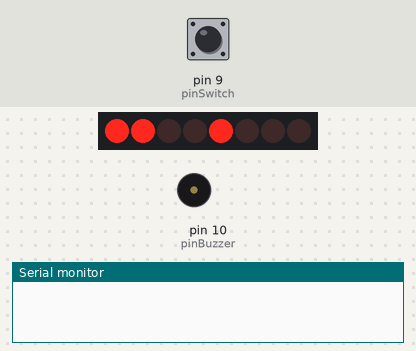
Simulated run of this sketch. Board: Arduino Uno, built with avr-gcc and run on an emulated ATmega328P. On the bench: 8 shift-register outputs drawn as a row of LEDs (first output left, lit = HIGH), buzzer (waves = sounding, pin HIGH), the last lines printed to the serial monitor. Wiring (inferred from the names in the program): shift register (74HC595): data pin 11; shift clock pin 12; latch pin 8. Wiring (inferred from the signals the program sends): row of LEDs: on Q0, Q1, Q2, Q3, Q4, Q5, Q6, Q7. The inputs (shaded band) are chosen by the test bench; at power-on: pin 9 (pinSwitch) LOW. Pins used as bus, display or sensor lines are not drawn.

Above: at 4.6 s.
4.7 s: pin 9 (pinSwitch) pulled HIGH for 0.15 s
At 5.8 s:
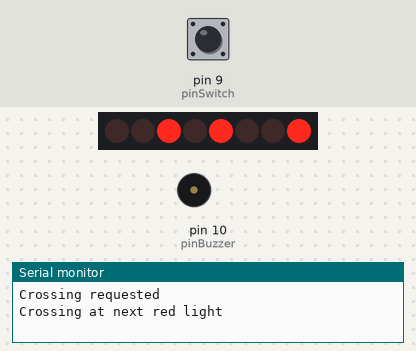
At 12.2 s:
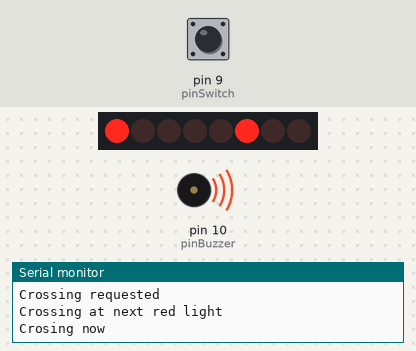
Timing chart, 0 to 37.0 s (numbered marks = the images above; inputs shaded):
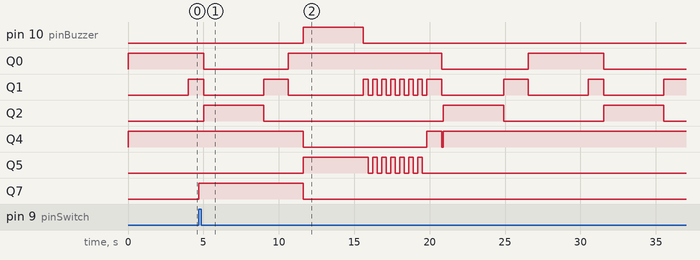

Measured:
- after the input at 4.7 s, pin 10 (pinBuzzer): LOW → HIGH after 6.9 s, → LOW 4.0 s later

The sketch:

traffic-lights3.ino
```cpp
/*
 * Traffic lights V3
 *
 * using a 595 shift register chip
 *
 *
 *
 */


//  Pins to use

int pinSwitch = 9;
int pinData = 11;
int pinClock = 12;
int pinLatch = 8;
int pinBuzzer = 10;

// LED bit values

int tred = 128;
int tyellow = 64;
int tgreen = 32;
int pred = 8;
int pgreen = 4;
int pwait = 1;


int lvalue = 255;

int stage1 = tred + pred;
int stage2 = tred + tyellow + pred;
int stage3 = tgreen + pred;
int stage4 = tyellow + pred;

int stopgo = 4000;
int steady = 1000;

int stage[4] = {stage1, stage2, stage3, stage4};
int times[4] = {stopgo, steady, stopgo, steady};

int flash = 300;      // flash interval for yellow
int brightness = 128;  // 0-255, the brightness of the LEDs

int walking = 4000;   // amount of time for pedestrian green light to be on
unsigned long endTime;              // holds the end time of the current state
unsigned long crossing = 61000;     // time to wait before another crossing
unsigned long crossperiod = 0;      // end time of current crossing embargo

int pbuttonState = 0;   // used to hold the state of the pedestrian button
int requested = 0;      // used to hold the state of crossing requests

int currentState = 0;   // this will hold the traffic light state
                        // 0 = stop
                        // 1 = stop but ready
                        // 2 = go
                        // 3 = ready to stop

int previousState = 99;  // values as above, initial value must be > 0


void setup() {
  // put your setup code here, to run once:

  pinMode(pinData, OUTPUT);
  pinMode(pinClock, OUTPUT);
  pinMode(pinLatch, OUTPUT);
  pinMode(pinSwitch, INPUT);
  pinMode(pinBuzzer, OUTPUT);

  digitalWrite(pinSwitch, LOW);

  digitalWrite(pinLatch, LOW);
  shiftOut(pinData, pinClock, LSBFIRST, lvalue);
  digitalWrite(pinLatch, HIGH);

  Serial.begin(9600);

}

void setLights(){
  if (requested > 0) lvalue = lvalue + 1;
  digitalWrite(pinLatch, LOW);
  shiftOut(pinData, pinClock, LSBFIRST, lvalue);
  digitalWrite(pinLatch, HIGH);
}

void crossnow(){
  Serial.println("Crosing now");
  lvalue = tred + pgreen;
  setLights();
  digitalWrite(pinBuzzer, HIGH);
  delay(walking);
  digitalWrite(pinBuzzer, LOW);
  Serial.println("Done crossing");
  requested = 0;
}

void loop() {

  pbuttonState = digitalRead(pinSwitch);

  if (pbuttonState & requested == 0) {
    Serial.println("Crossing requested");
    lvalue = lvalue + 1;
    setLights();
    if (currentState > 0) {
      requested = 1;
      Serial.println("Crossing at next red light");
    } else {
      Serial.println("Crossing delayed until next red light");
      requested = 2;
    }
  }

   switch (currentState) {

    case 0:
      if (currentState != previousState) {
        endTime = millis();
        previousState = currentState;
      }

      if ((stopgo + endTime) < millis()) {
        currentState = 1;
        previousState = 0;
      } else {
        lvalue = stage[currentState];
        setLights();
        if (requested == 1 & millis() > crossperiod) {
          delay(steady);
          requested = 0;
          crossnow();
          lvalue = 0;
          setLights();

          Serial.println("Flashing");
          for (int f = 1; f < 8; f++) {
            lvalue = tyellow + pgreen + tred;
            setLights();
            delay(flash);
            lvalue = tred;
            setLights();
            delay(flash);
          }
          lvalue = stage[1];
          setLights();
          Serial.println("Don't cross!");
          delay(steady);
          Serial.println("Continuing to green");
          lvalue = 0;
          setLights();
          currentState = 2;
          previousState = 1;
          crossperiod = millis() + crossing;
        }
        break;
      }
    case 1:
      if (currentState != previousState) {
        endTime = millis();
        previousState = currentState;
      }
      if (requested == 2) requested = 1;
      if ((steady + endTime) < millis()) {
        currentState = 2;
        lvalue = 0;
        setLights();
        previousState = 1;
      } else {
        lvalue = stage[currentState];
        setLights();
        break;
      }

    case 2:
      if (currentState != previousState) {
        endTime = millis() + stopgo;
        previousState = currentState;
      }
      if (millis() > endTime) {
        currentState = 3;
        lvalue = 0;
        setLights();
        previousState = 2;
      } else {
        lvalue = stage[currentState];
        setLights();
        break;
      }

    case 3:
      if (currentState != previousState) {
        endTime = millis() + (steady * 1.5);
        previousState = currentState;
      }
      if (millis() > endTime) {
        currentState = 0;
        previousState = 3;
      } else {
        lvalue = stage[currentState];
        setLights();
        break;
      }
  }

  delay(100);

}
```
